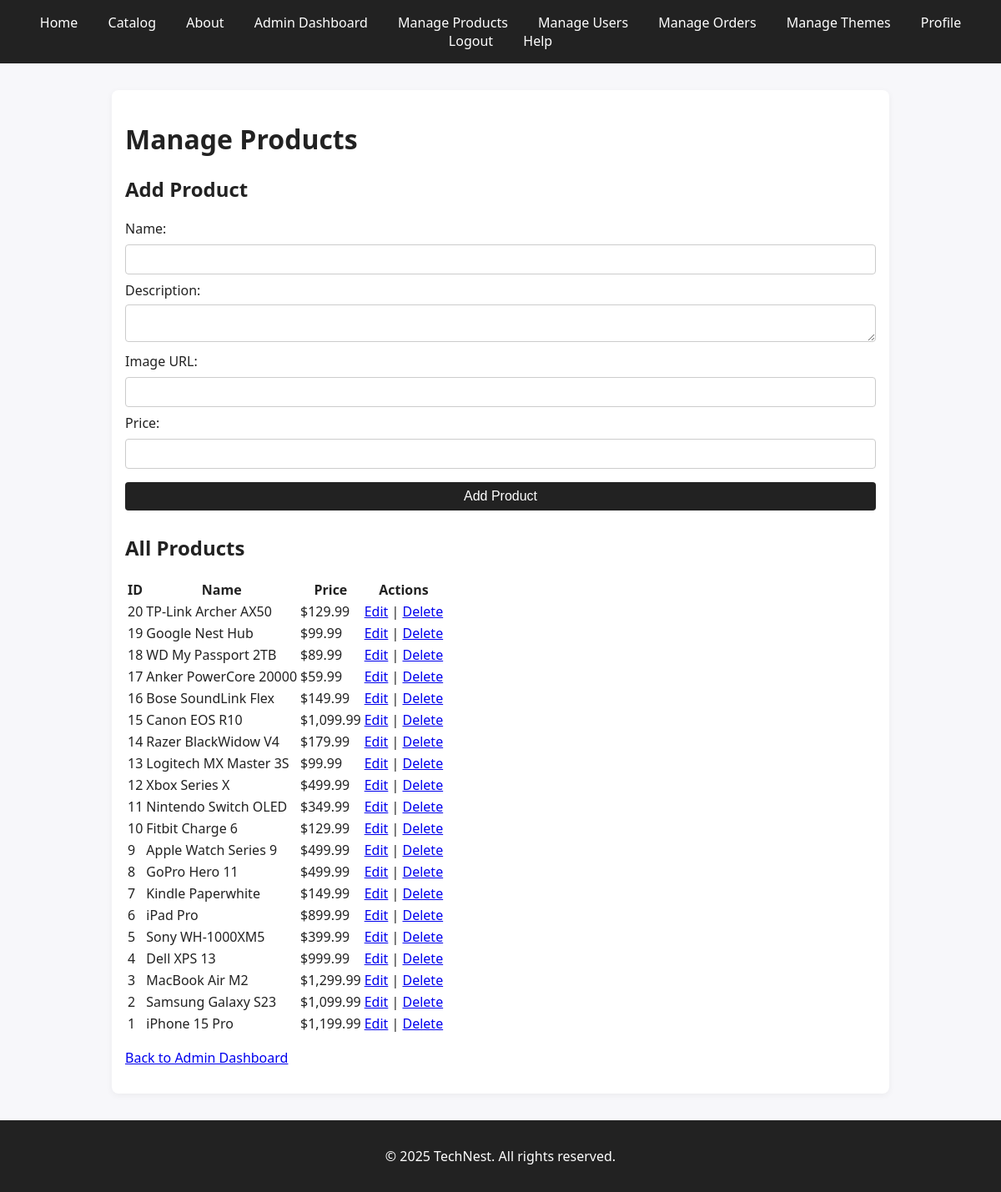
Screenshot of /admin/manage_products.php (signed in) with the database file from the repository.
### tables this page shows
CREATE TABLE products (
    product_id INT AUTO_INCREMENT PRIMARY KEY,
    name VARCHAR(100) NOT NULL,
    description TEXT,
    image_url VARCHAR(255),
    price DECIMAL(10,2) NOT NULL,
    created_at TIMESTAMP DEFAULT CURRENT_TIMESTAMP
);

### public_html/admin/manage_products.php (called while the page is built, shortened)
<?php
require_once __DIR__ . '/../../includes/admin/manage_products.php';

### includes/auth.php (called while the page is built, shortened)
<?php
function is_logged_in() {
    return isset($_SESSION['user_id']);
}
function current_user_id() {
    return $_SESSION['user_id'] ?? null;
}
function is_admin() {
    $db = get_db();
    $stmt = $db->prepare('SELECT * FROM admin WHERE user_id = ?');
    $stmt->execute([current_user_id()]);
    return $stmt->fetch() !== false;
}

### includes/admin/manage_products.php (the view, shortened to what this page needs)
<?php
require_once '../../includes/header.php';
require_once '../../includes/auth.php';
$db = get_db();
$edit_product = null;
$products = $db->query('SELECT * FROM products ORDER BY product_id DESC')->fetchAll();
?>
<main>
    <h1>Manage Products</h1>
    <?php if ($edit_product): ?>
        <h2>Edit Product</h2>
        <form method="post">
            <input type="hidden" name="product_id" value="<?php echo $edit_product['product_id']; ?>">
            <label>Name: <input type="text" name="name" value="<?php echo htmlspecialchars($edit_product['name']); ?>" required></label><br>
            <label>Description:<br><textarea name="description"><?php echo htmlspecialchars($edit_product['description']); ?></textarea></label><br>
            <label>Image URL: <input type="text" name="image_url" value="<?php echo htmlspecialchars($edit_product['image_url']); ?>"></label><br>
            <label>Price: <input type="number" name="price" step="0.01" value="<?php echo $edit_product['price']; ?>" required></label><br>
            <button type="submit" name="update_product">Update Product</button>
            <a href="manage_products.php">Cancel</a>
        </form>
    <?php else: ?>
        <h2>Add Product</h2>
        <form method="post">
            <label>Name: <input type="text" name="name" required></label><br>
            <label>Description:<br><textarea name="description"></textarea></label><br>
            <label>Image URL: <input type="text" name="image_url"></label><br>
            <label>Price: <input type="number" name="price" step="0.01" required></label><br>
            <button type="submit">Add Product</button>
        </form>
    <?php endif; ?>
    <h2>All Products</h2>
    <table>
        <tr><th>ID</th><th>Name</th><th>Price</th><th>Actions</th></tr>
        <?php foreach ($products as $p): ?>
        <tr>
            <td><?php echo $p['product_id']; ?></td>
            <td><?php echo htmlspecialchars($p['name']); ?></td>
            <td>$<?php echo number_format($p['price'],2); ?></td>
            <td>
                <a href="manage_products.php?edit=<?php echo $p['product_id']; ?>">Edit</a> |
                <a href="manage_products.php?delete=<?php echo $p['product_id']; ?>" onclick="return confirm('Are you sure you want to delete this product?');">Delete</a>
            </td>
        </tr>
        <?php endforeach; ?>
    </table>
    <p><a href="index.php">Back to Admin Dashboard</a></p>
</main>
<?php require_once '../../includes/footer.php'; ?>

### includes/header.php (shortened to what this page needs)
<?php
require_once __DIR__ . '/auth.php';
$db = get_db();
$theme = $db->query("SELECT css_file FROM themes WHERE is_active = 1 LIMIT 1")->fetchColumn();
?>
<!DOCTYPE html>
<html lang="en">
<head>
    <link rel="stylesheet" href="/assets/<?php echo htmlspecialchars($theme); ?>" />
</head>
<body>
<header>
    <nav>
        <div id="main-nav">
            <a href="/index.php">Home</a>
            <a href="/catalog.php">Catalog</a>
            <a href="/about.php">About</a>
            <?php if (is_logged_in()): ?>
                <?php if (is_admin()): ?>
                    <a href="/admin/">Admin Dashboard</a>
                    <a href="/admin/manage_products.php">Manage Products</a>
                    <a href="/admin/manage_users.php">Manage Users</a>
                    <a href="/admin/manage_orders.php">Manage Orders</a>
                    <a href="/admin/manage_themes.php">Manage Themes</a>
                <?php endif; ?>
                <a href="/profile.php">Profile</a>
                <a href="/logout.php">Logout</a>
            <?php else: ?>
                <a href="/login.php">Login</a>
                <a href="/register.php">Register</a>
            <?php endif; ?>
            <a href="/help.php">Help</a>
        </div>
    </nav>
</header>

### includes/footer.php (shortened to what this page needs)
<footer>
    <p>&copy; <?php echo date('Y'); ?> TechNest. All rights reserved.</p>
</footer>
</body>
</html>

### public_html/assets/theme-regular.css (style rules this page uses)
body { font-family: 'Segoe UI', Arial, sans-serif; background: #f7f7fa; color: #222; margin: 0; padding: 0; }
header, footer { background: #222; color: #fff; padding: 1em 0; text-align: center; }
nav a { color: #fff; margin: 0 1em; text-decoration: none; font-weight: 500; }
main { max-width: 900px; margin: 2em auto; padding: 1em; background: #fff; border-radius: 8px; box-shadow: 0 2px 8px rgba(0,0,0,0.05); }
form input, form select, form textarea, form button { font-size: 1em; margin: 0.5em 0; padding: 0.5em; border-radius: 4px; border: 1px solid #ccc; width: 100%; box-sizing: border-box; }
form button { background: #222; color: #fff; border: none; cursor: pointer; transition: background 0.2s; }

### rows the page displays
products: product_id "20", name "TP-Link Archer AX50", price "129.99"
products: product_id "19", name "Google Nest Hub", price "99.99"
products: product_id "18", name "WD My Passport 2TB", price "89.99"
products: product_id "17", name "Anker PowerCore 20000", price "59.99"
products: product_id "16", name "Bose SoundLink Flex", price "149.99"
products: product_id "15", name "Canon EOS R10", price "1,099.99"
products: product_id "14", name "Razer BlackWidow V4", price "179.99"
products: product_id "13", name "Logitech MX Master 3S", price "99.99"
products: product_id "12", name "Xbox Series X", price "499.99"
products: product_id "11", name "Nintendo Switch OLED", price "349.99"
products: product_id "10", name "Fitbit Charge 6", price "129.99"
products: product_id "9", name "Apple Watch Series 9", price "499.99"
products: product_id "8", name "GoPro Hero 11", price "499.99"
products: product_id "7", name "Kindle Paperwhite", price "149.99"
products: product_id "6", name "iPad Pro", price "899.99"
products: product_id "5", name "Sony WH-1000XM5", price "399.99"
products: product_id "4", name "Dell XPS 13", price "999.99"
products: product_id "3", name "MacBook Air M2", price "1,299.99"
products: product_id "2", name "Samsung Galaxy S23", price "1,099.99"
products: product_id "1", name "iPhone 15 Pro", price "1,199.99"
